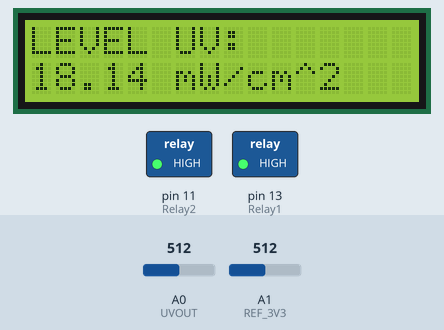
Simulated run of this sketch. Board: Arduino Uno, built with avr-gcc and run on an emulated ATmega328P. Shown: 16×2 character LCD, switched loads named in the sketch (green lamp = pin HIGH). Inputs (shaded band) come from the test bench; at power-on: A1 (REF_3V3) = 512, A0 (UVOUT) = 512.

Above: at 6.3 s.
6.4 s: A1 (REF_3V3) set to 0
At 8.0 s:
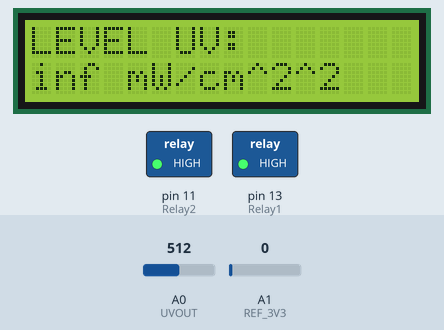
8.6 s: A0 (UVOUT) set to 307
10.3 s: A0 (UVOUT) set to 282
At 11.6 s:
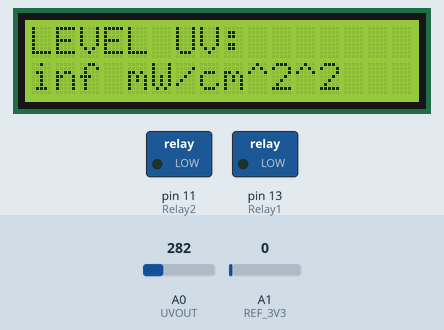
12.7 s: A0 (UVOUT) set to 0
At 13.9 s:
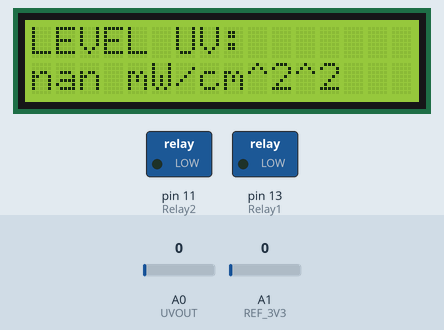
14.7 s: A1 (REF_3V3) set to 122
At 16.3 s:
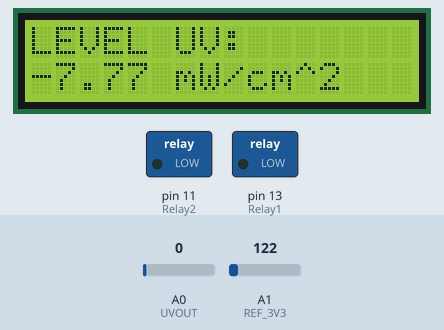
Timing chart, 0 to 17.7 s (numbered marks = the images above; inputs shaded):
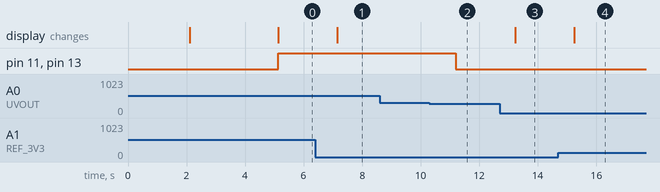

Measured:
- the behaviour switches between 301 and 300 on A0 (UVOUT) (found by bisection; images 1 and 2)
- after the input at 6.4 s, the display: changes after 0.76 s (image 1)
- after the input at 8.6 s, every drawn part: stays the same
- after the input at 10.3 s, pin 11 (Relay2), pin 13 (Relay1): HIGH → LOW after 0.90 s
- after the input at 12.7 s, the display: changes after 0.53 s (image 3)
- after the input at 14.7 s, the display: changes after 0.55 s (image 4)

The sketch:

Code__PA2_Kelompok_05__1_.ino
```cpp
#include <Wire.h>                 // Mengimpor library Wire untuk komunikasi I2C
#include <LiquidCrystal_I2C.h>    // Mengimpor library LCD yang menggunakan I2C

#define UVOUT A0                  // Pin analog A0 terhubung ke sensor UV
#define REF_3V3 A1                // Pin referensi 3.3V untuk pembacaan sensor UV
#define Relay1 13                  // Pin tempat relay terhubung
#define Relay2 11                  // Pin tempat relay terhubung

LiquidCrystal_I2C lcd(0x27, 16, 2);   // Menginisialisasi objek lcd untuk komunikasi I2C dengan alamat 0x27, dan ukuran layar 16x2

void setup() {
  Serial.begin(9600);                 // Memulai komunikasi serial pada baudrate 9600
  pinMode(UVOUT, INPUT);              // Menetapkan pin UVOUT sebagai input
  pinMode(REF_3V3, INPUT);            // Menetapkan pin REF_3V3 sebagai input
  pinMode(Relay1, OUTPUT);             // Menetapkan pin relay sebagai output
  pinMode(Relay2, OUTPUT);             // Menetapkan pin relay sebagai output

  lcd.init();                         // Menginisialisasi lcd
  lcd.backlight();                    // Menyalakan lampu latar lcd
  lcd.clear();                        // Membersihkan lcd
  lcd.setCursor(0,0);                 // Menyetel kursor pada posisi awal
  lcd.print("PDLC GLASS WITH");       // Menampilkan teks pada lcd
  lcd.setCursor(0,3);                 // Menyetel kursor pada posisi berikutnya
  lcd.print("UV DETECTION");          // Menampilkan teks lain pada lcd
  delay(2000);                        // Memberikan jeda sebelum mencetak lagi
  lcd.clear();                        // Membersihkan lcd
  lcd.print("BY");                    // Menampilkan teks baru pada lcd
  lcd.setCursor(0,3);                 // Menyetel kursor pada posisi berikutnya
  lcd.print("GROUP 05");              // Menampilkan teks baru lagi pada lcd
  delay (3000);                       // Memberikan jeda sebelum mencetak lagi
  lcd.clear();                         // Membersihkan lcd
}

void loop() {
  int uvLevel = averageAnalogRead(UVOUT);                   // Membaca rata-rata pembacaan sensor UV
  int refLevel = averageAnalogRead(REF_3V3);                // Membaca rata-rata pembacaan level referensi

  float outputVoltage = 3.3 / refLevel * uvLevel;        // Menghitung tegangan keluaran berdasarkan pembacaan UV dan level referensi

  float uvIntensity = mapfloat(outputVoltage, 0.99, 2.9, 0.0, 15.0);  // Mengubah tegangan keluaran menjadi intensitas UV

  lcd.setCursor(0,0);              // Menyetel kursor pada posisi awal
  lcd.print("LEVEL UV: ");         // Menampilkan teks pada lcd

  lcd.setCursor(0,3);              // Menyetel kursor pada posisi berikutnya
  lcd.print(uvIntensity);          // Menampilkan intensitas UV pada lcd
  lcd.print(" mW/cm^2");

  Serial.println();               // Mengirim baris baru ke serial monitor

  if (uvLevel > 300) {            // Jika pembacaan UV melebihi 300
    digitalWrite(Relay1, HIGH);    // Nyalakan relay
    digitalWrite(Relay2, HIGH);    // Nyalakan relay
  } else {
    digitalWrite(Relay1, LOW);     // Matikan relay
    digitalWrite(Relay2, LOW);     // Matikan relay
  }

  delay(2000);                   // Beri jeda sebelum membaca lagi
}

int averageAnalogRead(int pinToRead)
{
  byte numberOfReadings = 8;        // Menentukan berapa kali pembacaan yang akan diambil
  unsigned int runningValue = 0;    // Variabel untuk menyimpan total pembacaan

  for(int x = 0 ; x < numberOfReadings ; x++)
    runningValue += analogRead(pinToRead);        // Membaca nilai dari pin dan menambahkannya ke total
  runningValue /= numberOfReadings;               // Menghitung rata-rata

  return(runningValue);                           // Mengembalikan rata-rata pembacaan
}

float mapfloat(float x, float in_min, float in_max, float out_min, float out_max)
{
  return (x - in_min) * (out_max - out_min) / (in_max - in_min) + out_min; // Fungsi map untuk float, mengubah range input ke range output yang diinginkan
}
```
